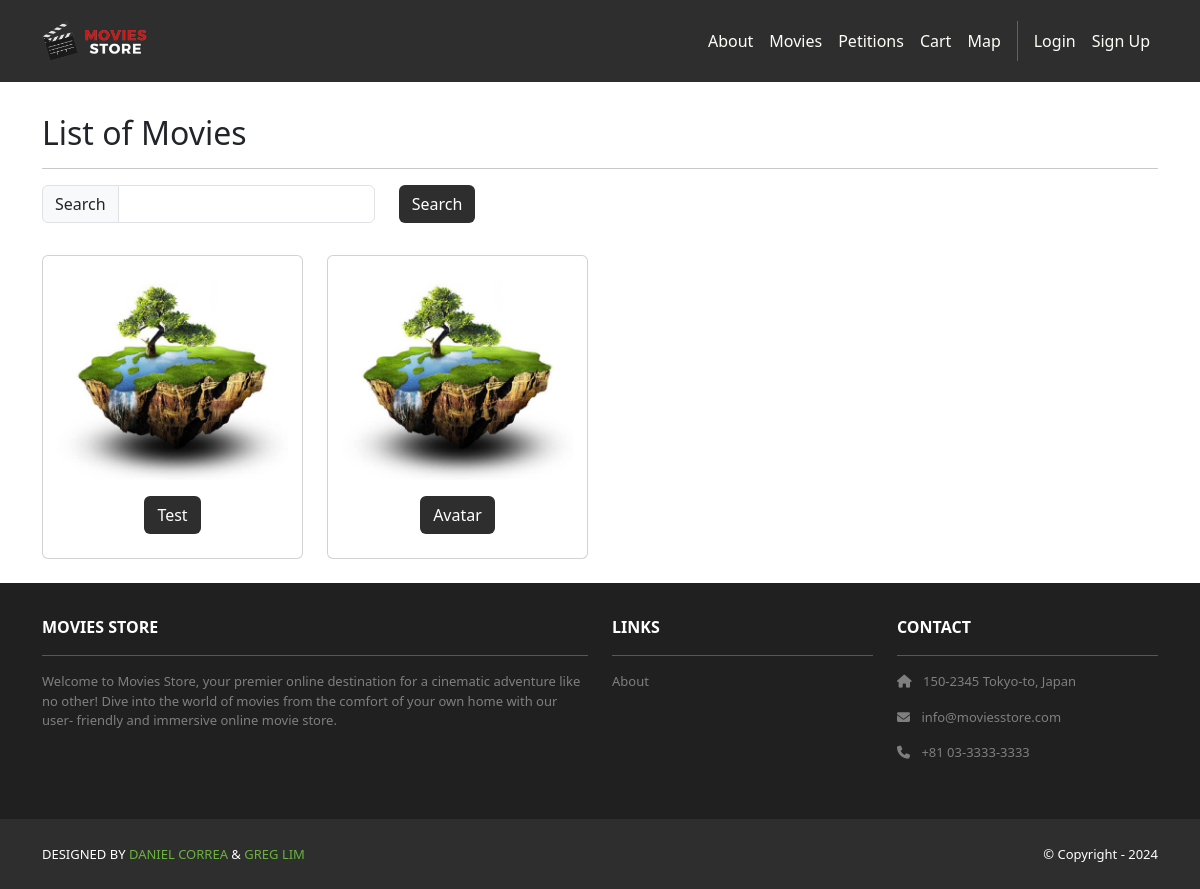
Page /movies/ on the committed database.
### movies/models.py (models this page shows, shortened)
class Movie(models.Model):
    id = models.AutoField(primary_key=True)
    name = models.CharField(max_length=255)
    price = models.IntegerField()
    description = models.TextField()
    image = models.ImageField(upload_to='movie_images/')
    amount_left = models.PositiveIntegerField(
        null=True,
        blank=True,
        help_text="Number of copies available (optional)",
        default=None
    )

### movies/views.py (the view)
# urls.py: path('', views.index, name='cart.index'),
def index(request):
    search_term = request.GET.get('search')
    if search_term:
        movies = Movie.objects.filter(name__icontains=search_term, amount_left__gt=0)
    else:
        movies = Movie.objects.filter(amount_left__gt=0)
    template_data = {}
    template_data['title'] = 'Movies'
    template_data['movies'] = movies
    return render(request, 'movies/index.html',
                  {'template_data': template_data})

### movies/templates/movies/index.html
{% extends 'base.html' %}
{% block content %}
{% load static %}
<div class="p-3">
  <div class="container">
    <div class="row mt-3">
      <div class="col mx-auto mb-3">
        <h2>List of Movies</h2>
        <hr />
        <p class="card-text">
          <form method="GET">
            <div class="row">
              <div class="col-auto">
                <div class="input-group col-auto">
                  <div class="input-group-text">
                    Search</div>
                  <input type="text" class="form-control"
                    name="search">
                </div>
              </div>
              <div class="col-auto">
                <button class="btn bg-dark text-white"
                  type="submit">Search</button>
              </div>
            </div>
          </form>
        </p>
      </div>
    </div>
    <div class="row">
      {% for movie in template_data.movies %}
      <div class="col-md-4 col-lg-3 mb-2">
        <div class="p-2 card align-items-center pt-4">
          <img src="{{ movie.image.url }}"
            class="card-img-top rounded img-card-200">
          <div class="card-body text-center">
            <a href="{% url 'movies.show' id=movie.id %}"
              class="btn bg-dark text-white">
              {{ movie.name }}
            </a>
          </div>
        </div>
      </div>
      {% endfor %}
    </div>
  </div>
</div>
{% endblock content %}

### moviesstore/static/css/style.css (style rules this page uses)
.bg-dark { background-color: #2E2E2E !important; }
.img-card-200 { width: fit-content; max-height: 200px; }

### rows in the picture
Movie: image (picture), name "Test"
Movie: image (picture), name "Avatar"
